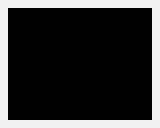

A 2D game scene composited from a Tiled map and its tileset images. What follows is a short description and the map's XML, with each tile layer's data collapsed to a summary:
An orthogonal 20x16 tile map with 8x8 px tiles, 3 tile layers (Background, Collision, Overlap).

<map version="1.0" orientation="orthogonal" renderorder="right-down" width="20" height="16" tilewidth="8" tileheight="8" nextobjectid="1">
 <tileset firstgid="1" name="char_sheet" tilewidth="8" tileheight="8" tilecount="1024">
  <image source="char_sheet.png" width="256" height="256" />
 </tileset>
 <layer name="Background" width="20" height="16">
  <data>[320 cells, 68 non-empty, 1 distinct tile ids]</data>
 </layer>
 <layer name="Collision" width="20" height="16">
  <data>[320 cells, 0 non-empty, 0 distinct tile ids]</data>
 </layer>
 <layer name="Overlap" width="20" height="16">
  <data>[320 cells, 0 non-empty, 0 distinct tile ids]</data>
 </layer>
</map>
